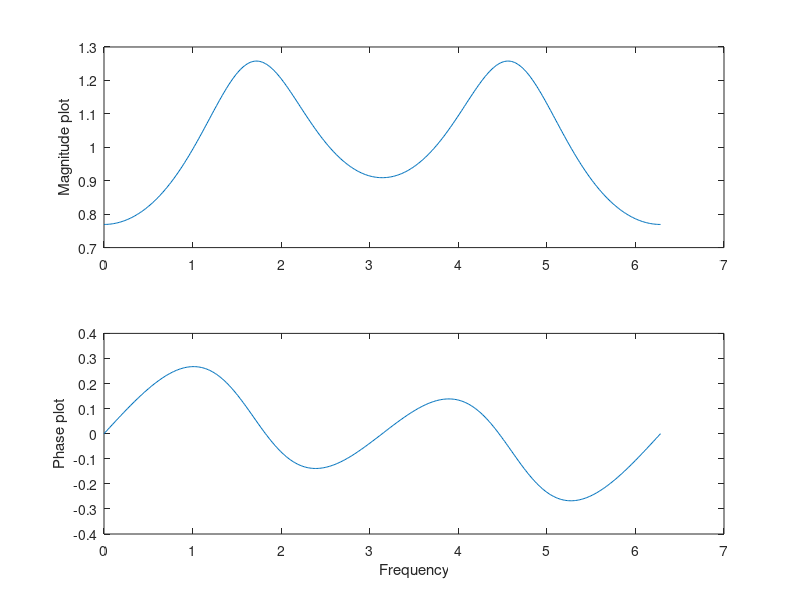

MATLAB code to generate this figure:
m=0:400;
df = (m/400)*2*pi; % Range from 0 to 2pi
n = [1]
d = [1 .1 .2]
x = freqz(n, d, df)
subplot(2, 1, 1);
plot(df, abs(x) );
ylabel('Magnitude plot');
subplot(2, 1, 2);
plot(df, angle(x) );
ylabel('Phase plot'); xlabel('Frequency');
